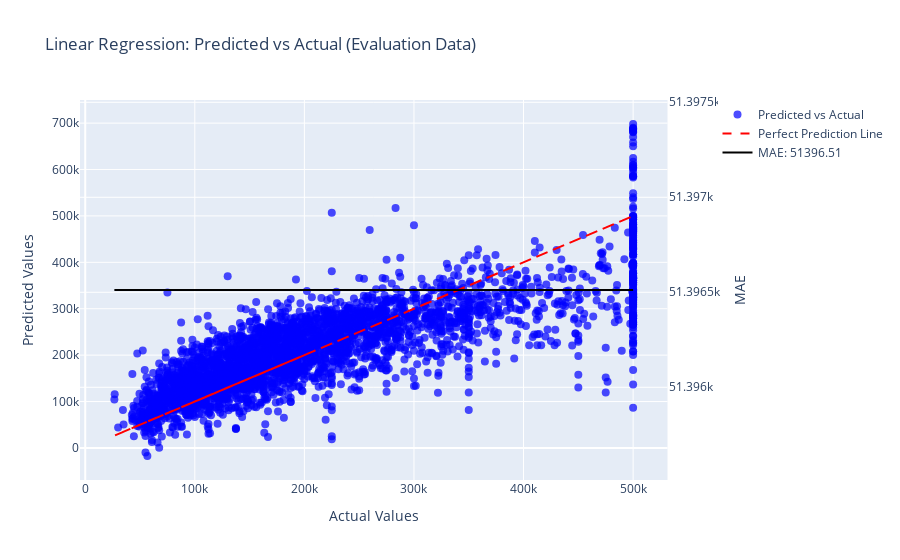

The code cell stored with this chart in its notebook:
### Code cell
from plotly.subplots import make_subplots

import plotly.graph_objects as go

# Create a figure with secondary y-axis
fig = make_subplots(specs=[[{"secondary_y": True}]])

# Add scatter plot for predictions
fig.add_trace(
    go.Scatter(
        x=y_eval.values,
        y=y_pred_eval_original.flatten(),
        mode='markers',
        name='Predicted vs Actual',
        marker=dict(color='blue', size=8, opacity=0.7)
    ),
    secondary_y=False
)

# Add perfect prediction line
fig.add_trace(
    go.Scatter(
        x=y_eval.values,
        y=y_eval.values,
        mode='lines',
        name='Perfect Prediction Line',
        line=dict(color='red', dash='dash')
    ),
    secondary_y=False
)

# Calculate RMSE from MSE


# Add MSE loss line
fig.add_trace(
    go.Scatter(
        x=[y_eval.values.min(), y_eval.values.max()],
        y=[mae_eval, mae_eval],
        mode='lines',
        name=f'MAE: {mae_eval:.2f}',
        line=dict(color='black', dash='solid')
    ),
    secondary_y=True
)

# Update layout
fig.update_layout(
    title="Linear Regression: Predicted vs Actual (Evaluation Data)",
    xaxis_title="Actual Values",
    yaxis_title="Predicted Values",
    yaxis2_title="MAE",
    showlegend=True
)

# Show the plot
fig.show()

### Figure 1 — Plotly figure (JSON) as saved in the notebook; plotly's stock layout.template omitted (floating-point values rounded to 4 significant figures; data arrays with more than 128 entries replaced by an {"elided": "..."} marker saying what was removed)
{"data": [{"marker": {"color": "blue", "opacity": 0.7, "size": 8}, "mode": "markers", "name": "Predicted vs Actual", "type": "scatter", "x": {"elided": "3303 int values"}, "xaxis": "x", "y": {"elided": "3303 float values"}, "yaxis": "y"}, {"line": {"color": "red", "dash": "dash"}, "mode": "lines", "name": "Perfect Prediction Line", "type": "scatter", "x": {"elided": "3303 int values"}, "xaxis": "x", "y": {"elided": "3303 int values"}, "yaxis": "y"}, {"line": {"color": "black", "dash": "solid"}, "mode": "lines", "name": "MAE: 51396.51", "type": "scatter", "x": [26600, 500001], "xaxis": "x", "y": [51400.0, 51400.0], "yaxis": "y2"}], "layout": {"showlegend": true, "title": {"text": "Linear Regression: Predicted vs Actual (Evaluation Data)"}, "xaxis": {"anchor": "y", "domain": [0, 0.94], "title": {"text": "Actual Values"}}, "yaxis": {"anchor": "x", "domain": [0, 1], "title": {"text": "Predicted Values"}}, "yaxis2": {"anchor": "x", "overlaying": "y", "side": "right", "title": {"text": "MAE"}}}}
